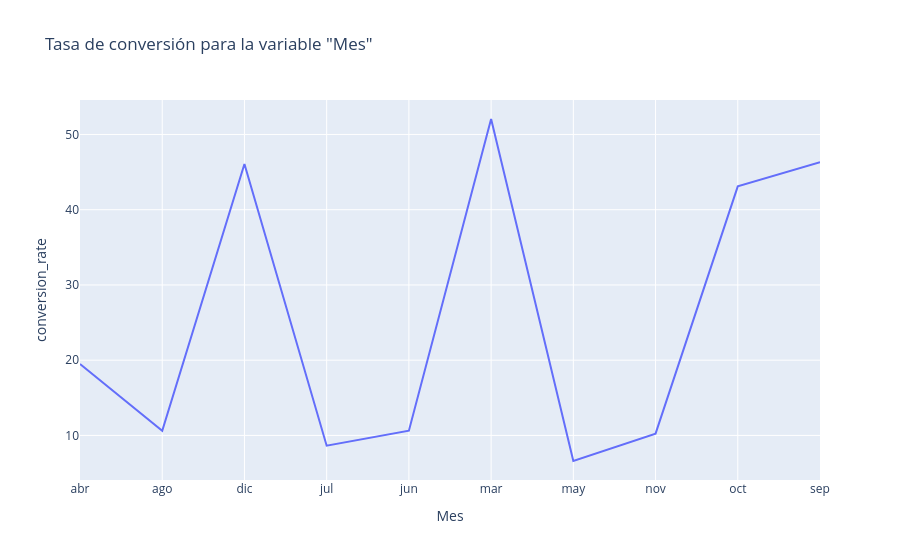

This figure's notebook cell:
### Code cell
predictor_var = 'Mes'
df_group = df.groupby(predictor_var)['y'].mean().mul(100).rename('conversion_rate').reset_index()


fig = px.line(df_group, x=predictor_var, y='conversion_rate',
                title=f'Tasa de conversión para la variable "{predictor_var}"'
                )
fig.show()

### Figure 1 — Plotly figure (JSON) as saved in the notebook; plotly's stock layout.template omitted (floating-point values rounded to 4 significant figures)
{"data": [{"hovertemplate": "Mes=%{x}<br>conversion_rate=%{y}<extra></extra>", "legendgroup": "", "line": {"color": "#636efa", "dash": "solid"}, "marker": {"symbol": "circle"}, "mode": "lines", "name": "", "orientation": "v", "showlegend": false, "type": "scatter", "x": ["abr", "ago", "dic", "jul", "jun", "mar", "may", "nov", "oct", "sep"], "xaxis": "x", "y": [19.5, 10.61, 46.08, 8.633, 10.62, 52.05, 6.6, 10.23, 43.1, 46.33], "yaxis": "y"}], "layout": {"legend": {"tracegroupgap": 0}, "title": {"text": "Tasa de conversión para la variable \"Mes\""}, "xaxis": {"anchor": "y", "domain": [0, 1], "title": {"text": "Mes"}}, "yaxis": {"anchor": "x", "domain": [0, 1], "title": {"text": "conversion_rate"}}}}
